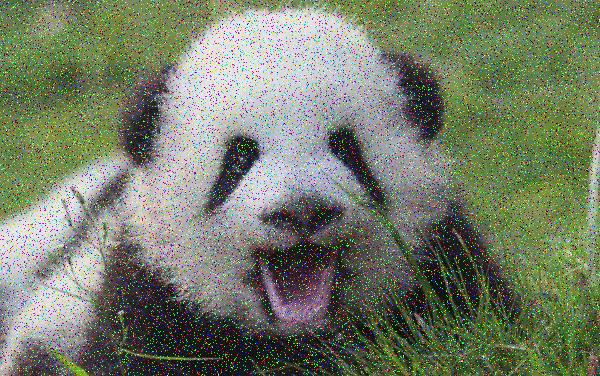
#> input picture panda_noise.jpg, 600 x 376 px
$ python swfilter.py   (older library calls are emulated)
#> lines starting #> are read from the running program, lines starting #| are printed output that depends on the picture
#> further down, im is the input picture: shape (376, 600, 3); mean B, G, R 105.5, 125.3, 117.8
#!/usr/bin/env python
# -*- coding:utf-8 -*-
# Author:Pengzheng.1997

import cv2
import numpy as np
from scipy import signal


def swfilter(im, radius, iter):
#> called with radius = 3, iter = 3
    k = np.ones((2*radius+1, 1))/(2*radius+1)
    k_L = k.copy()
    k_L[radius+1:] = 0
    k_L = k_L/sum(k_L)
    k_R =k_L[::-1]
    m = im.shape[0] + 2*radius
#> m = 382
    n = im.shape[1] + 2*radius
#> n = 606
    total = m*n
#> total = 231492
    col, row = np.meshgrid(np.arange(n), np.arange(m))
    offset = row + m*col
    im = np.array(im, dtype=np.float)
    result = im.copy()
    for ch in range(3):
        U = cv2.copyMakeBorder(im[:, :, ch], radius, radius, radius, radius, cv2.BORDER_REPLICATE)
        for i in range(iter):
            d = np.zeros((m, n, 8), dtype=np.float)
            d[:, :, 0] = conv2d(k_L, k_L, U, 'same') - U
            d[:, :, 1] = conv2d(k_L, k_R, U, 'same') - U
            d[:, :, 2] = conv2d(k_R, k_L, U, 'same') - U
            d[:, :, 3] = conv2d(k_R, k_R, U, 'same') - U
            d[:, :, 4] = conv2d(k_L, k, U, 'same') - U
            d[:, :, 5] = conv2d(k_R, k, U, 'same') - U
            d[:, :, 6] = conv2d(k, k_L, U, 'same') - U
            d[:, :, 7] = conv2d(k, k_R, U, 'same') - U
            tmp = abs(d)
            d = d.flatten('F')
            ind = tmp.argmin(2)
            index = offset + total*ind
            dm = d[index]
            U = U + dm
        result[:, :, ch] = U[radius:-1-radius+1, radius:-1-radius+1]
#> this loop made 3 passes
#> pass 1, in swfilter, `U = cv2.copyMakeBorder(im[:, :, ch], radius, radius, radius, radius, c..`:
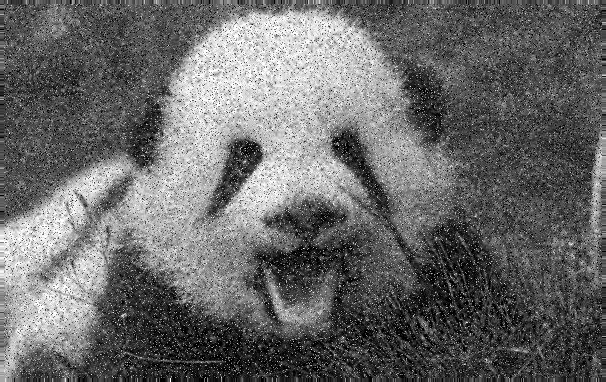
#> U: shape (382, 606) float64; min 0, max 255, mean 104.9
#> pass 1, in conv2d, `tmp = signal.convolve2d(im, k_x, mode=mode)`:
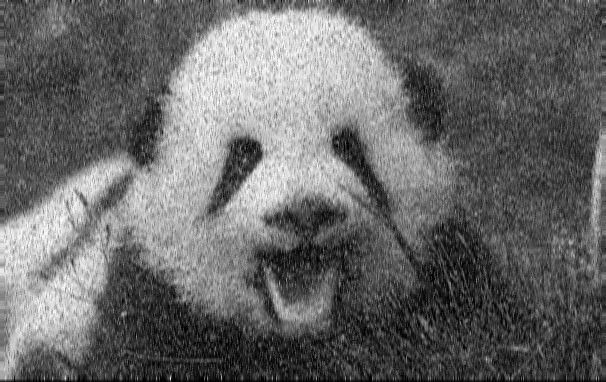
#> tmp: shape (382, 606) float64; min 0, max 255, mean 104.6
#> pass 1, in conv2d, `out = signal.convolve2d(tmp, k_y.T, mode=mode)`:
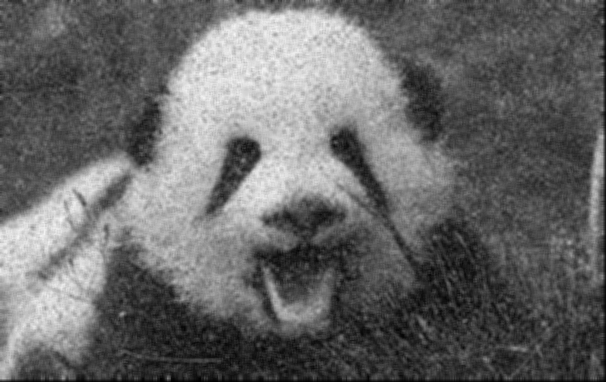
#> out: shape (382, 606) float64; min 0.25, max 247.2, mean 104.3
#> pass 1, in conv2d (call 2), `out = signal.convolve2d(tmp, k_y.T, mode=mode)`:
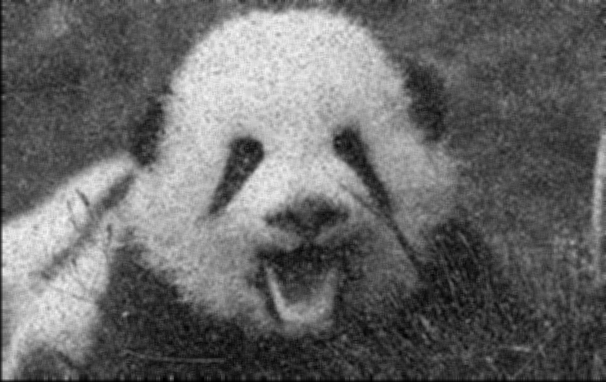
#> out: shape (382, 606) float64; min 0.25, max 247.2, mean 104.4
#> after the loop:
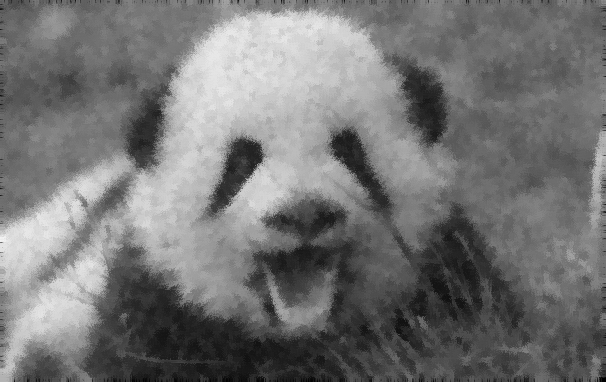
#> U: shape (382, 606) float64; min 0.22, max 243.1, mean 116.7
#> after the loop:
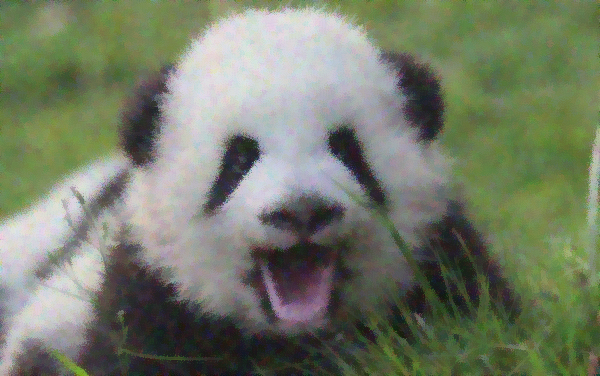
#> result: shape (376, 600, 3) float64; mean B, G, R 105, 124.8, 117.3
    out = np.array(result, dtype=np.uint8)
#> out: shape (376, 600, 3)
    return out

def conv2d(k_x, k_y, im, mode):
    tmp = signal.convolve2d(im, k_x, mode=mode)
    out = signal.convolve2d(tmp, k_y.T, mode=mode)
    return out


if __name__ == '__main__':
    im = cv2.imread('panda_noise.jpg')
    out1 = swfilter(im, 3, 3)
    out2 = cv2.blur(im, (7, 7))
    out = np.vstack([out1, out2])
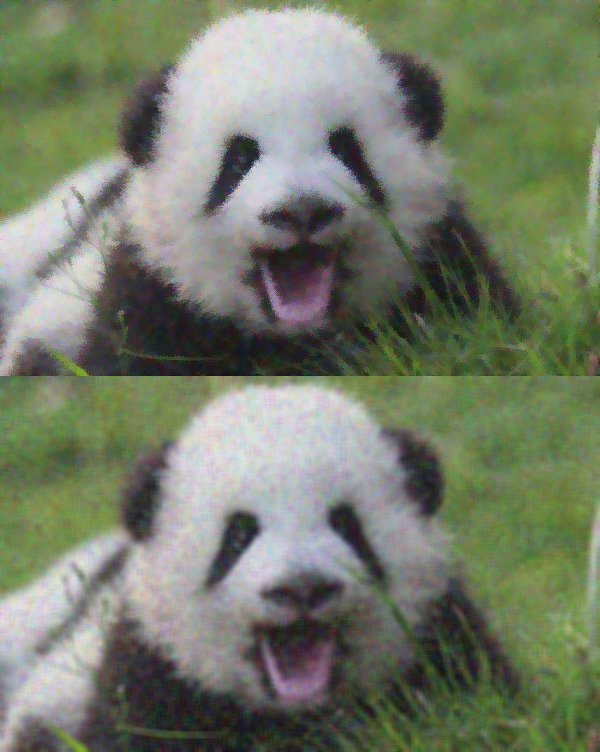
#> out: shape (752, 600, 3); mean B, G, R 105, 124.8, 117.3

    cv2.imshow('figure1', out)
    cv2.waitKey()
    cv2.destroyAllWindows()
